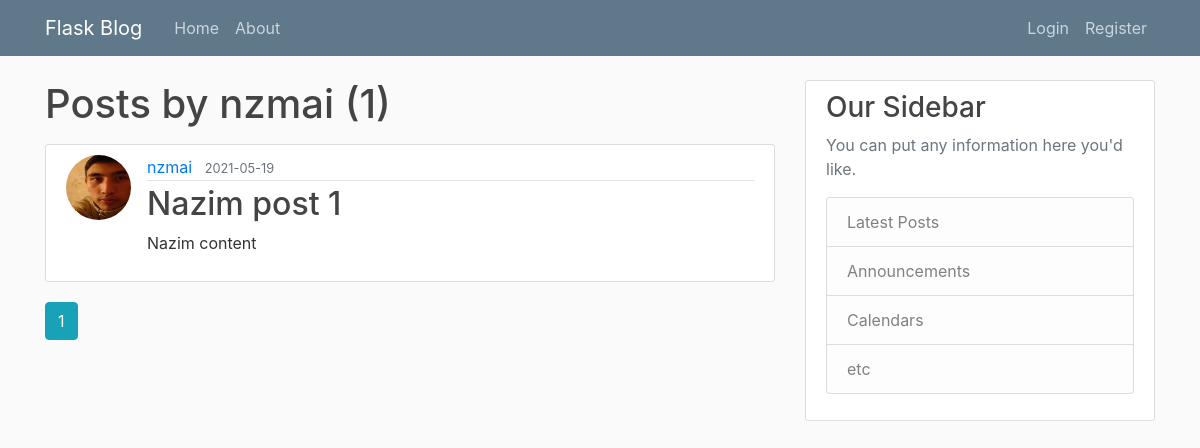
The app's page /user/nzmai, older data.
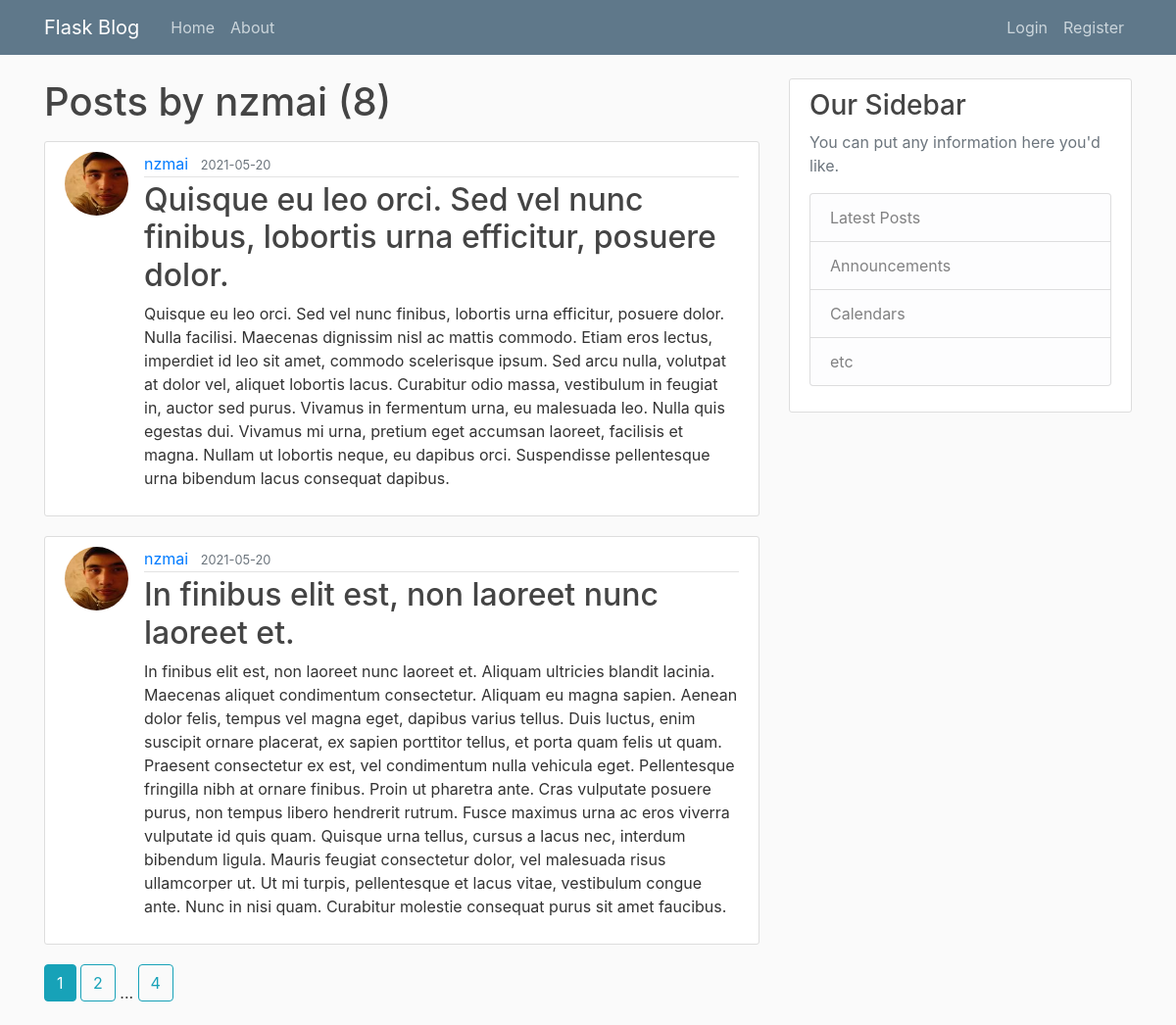
The same page, newer data.
### flaskblog/models.py (models this page shows, shortened)
class User(db.Model, UserMixin):
    id = db.Column(db.Integer, primary_key=True)
    username = db.Column(db.String(20), unique=True, nullable=False)
    email = db.Column(db.String(120), unique=True, nullable=False)
    image_file = db.Column(db.String(20), nullable=False, default='default.jpg')
    password = db.Column(db.String(60), nullable=False)
    posts = db.relationship('Post', backref='author', lazy=True)

class Post(db.Model):
    id = db.Column(db.Integer, primary_key=True)
    title = db.Column(db.String(100), nullable=False)
    date_posted = db.Column(db.DateTime, nullable=False, default=datetime.utcnow)
    content = db.Column(db.Text, nullable=False)
    user_id = db.Column(db.Integer, db.ForeignKey('user.id'), nullable=False)

### flaskblog/routes.py (the view)
@app.route('/user/<string:username>')
def user_posts(username):
    page = request.args.get('page', 1, type=int)
    user = User.query.filter_by(username=username).first_or_404()
    posts = Post.query.filter_by(author=user)\
        .order_by(Post.date_posted.desc())\
        .paginate(page=page, per_page=2)
    return render_template('user_posts.html', posts=posts, user=user)

### flaskblog/templates/user_posts.html
{% extends "layout.html" %}
{% block content %}
<h1 class="mb-3">Posts by {{ user.username }} ({{ posts.total }})</h1>
{% for post in posts.items %}
<article class="media content-section">
    <img class="rounded-circle article-img" src="{{url_for('static', filename='profile_pics/' + post.author.image_file) }}">
    <div class="media-body">
        <div class="article-metadata">
            <a class="mr-2" href="{{url_for('user_posts', username=post.author.username)}}">{{ post.author.username }}</a>
            <small class="text-muted">{{ post.date_posted.strftime('%Y-%m-%d') }}</small>
        </div>
        <h2><a class="article-title" href="{{ url_for('post', post_id=post.id )}}">{{ post.title }}</a></h2>
        <p class="article-content">{{ post.content }}</p>
    </div>
</article>
{% endfor %}
{% for page_num in posts.iter_pages(left_edge=1, right_edge=1, left_current=1, right_current=2 ) %}
    {% if page_num %}
        {% if posts.page == page_num %}
        <a class="btn btn-info mb-4" href="{{ url_for('user_posts', username=user.username, page=page_num) }}" >{{page_num}}</a>
        {% else %}
        <a class="btn btn-outline-info mb-4" href="{{ url_for('user_posts', username=user.username, page=page_num) }}" >{{page_num}}</a>
        {% endif %}
    {% else %}
    ...
    {% endif %}
{% endfor %}
{% endblock content%}

### flaskblog/templates/layout.html (shortened to what this page needs)
<!doctype html>
<html lang="en">
<head>
    <link rel="stylesheet" href="https://stackpath.bootstrapcdn.com/bootstrap/4.3.1/css/bootstrap.min.css"
>
    <link rel="stylesheet" type="text/css" href="{{url_for('static',  filename='main.css')}}">
</head>
<body>
{% include 'header.html' %}
<main role="main" class="container">
    <div class="row">
        <div class="col-md-8">
          {% block content %}{% endblock %}
        </div>
        <div class="col-md-4">
            <div class="content-section">
                <h3>Our Sidebar</h3>
                <p class='text-muted'>You can put any information here you'd like.
                <ul class="list-group">
                    <li class="list-group-item list-group-item-light">Latest Posts</li>
                    <li class="list-group-item list-group-item-light">Announcements</li>
                    <li class="list-group-item list-group-item-light">Calendars</li>
                    <li class="list-group-item list-group-item-light">etc</li>
                </ul>
                </p>
            </div>
        </div>
    </div>
</main>
</body>
</html>

### flaskblog/templates/header.html (shortened to what this page needs)
<header class="site-header">
    <nav class="navbar navbar-expand-md navbar-dark bg-steel fixed-top">
        <div class="container">
            <a class="navbar-brand mr-4" href="/">Flask Blog</a>
            <div class="collapse navbar-collapse" id="navbarToggle">
                <div class="navbar-nav mr-auto">
                    <a class="nav-item nav-link" href="{{ url_for('home') }}">Home</a>
                    <a class="nav-item nav-link" href="{{ url_for('about') }}">About</a>
                </div>
                <div class="navbar-nav">
                    {% if current_user.is_authenticated %}
                        <a class="nav-item nav-link" href="{{ url_for('new_post') }}">New Post</a>
                        <a class="nav-item nav-link" href="{{ url_for('account') }}">Account</a>
                        <a class="nav-item nav-link" href="{{ url_for('logout') }}">Logout</a>
                    {% else %}
                        <a class="nav-item nav-link" href="{{ url_for('login') }}">Login</a>
                        <a class="nav-item nav-link" href="{{ url_for('register') }}">Register</a>
                    {% endif %}
                </div>
            </div>
        </div>
    </nav>
</header>

### flaskblog/static/main.css (style rules this page uses)
body { background: #fafafa; color: #333333; margin-top: 5rem; }
h1, h2, h3, h4, h5, h6 { color: #444444; }
.bg-steel { background-color: #5f788a; }
.site-header .navbar-nav .nav-link { color: #cbd5db; }
.content-section { background: #ffffff; padding: 10px 20px; border: 1px solid #dddddd; border-radius: 3px; margin-bottom: 20px; }
.article-title { color: #444444; }
.article-content { white-space: pre-line; }
.article-img { height: 65px; width: 65px; margin-right: 16px; }
.article-metadata { padding-bottom: 1px; margin-bottom: 4px; border-bottom: 1px solid #e3e3e3 }

Row changes from the older to the newer data that the page shows:
no longer on this page (row unchanged): Post: image_file (picture), author.username "nzmai", date_posted "2021-05-19", title "Nazim post 1", content "Nazim content"
added Post: image_file (picture), author.username "nzmai", date_posted "2021-05-20", title "Quisque eu leo orci. Sed vel nunc finibus, lobortis urna efficitur, posuere dolor.", content "Quisque eu leo orci. Sed vel nunc finibus, lobortis urna efficitur, posuere dolor. Nulla facilisi. Maecenas dignissim nisl ac mattis commodo. Etiam eros lectus, imperdiet id leo sit amet, commodo scelerisque ipsum. Sed arcu nulla, volutpat at dolor vel, aliquet lobortis lacus. Curabitur odio massa, vestibulum in feugiat in, auctor sed purus. Vivamus in fermentum urna, eu malesuada leo. Nulla quis egestas dui. Vivamus mi urna, pretium eget accumsan laoreet, facilisis et magna. Nullam ut lobortis neque, eu dapibus orci. Suspendisse pellentesque urna bibendum lacus consequat dapibus."
added Post: image_file (picture), author.username "nzmai", date_posted "2021-05-20", title "In finibus elit est, non laoreet nunc laoreet et.", content "In finibus elit est, non laoreet nunc laoreet et. Aliquam ultricies blandit lacinia. Maecenas aliquet condimentum consectetur. Aliquam eu magna sapien. Aenean dolor felis, tempus vel magna eget, dapibus varius tellus. Duis luctus, enim suscipit ornare placerat, ex sapien porttitor tellus, et porta quam felis ut quam. Praesent consectetur ex est, vel condimentum nulla vehicula eget. Pellentesque fringilla nibh at ornare finibus. Proin ut pharetra ante. Cras vulputate posuere purus, non tempus libero hendrerit rutrum. Fusce maximus urna ac eros viverra vulputate id quis quam. Quisque urna tellus, cursus a lacus nec, interdum bibendum ligula. Mauris feugiat consectetur dolor, vel malesuada…"
Text that changed along with them:
{{ posts.total }}: "1" → "8"
new list line: "2"
new list line: "4"
